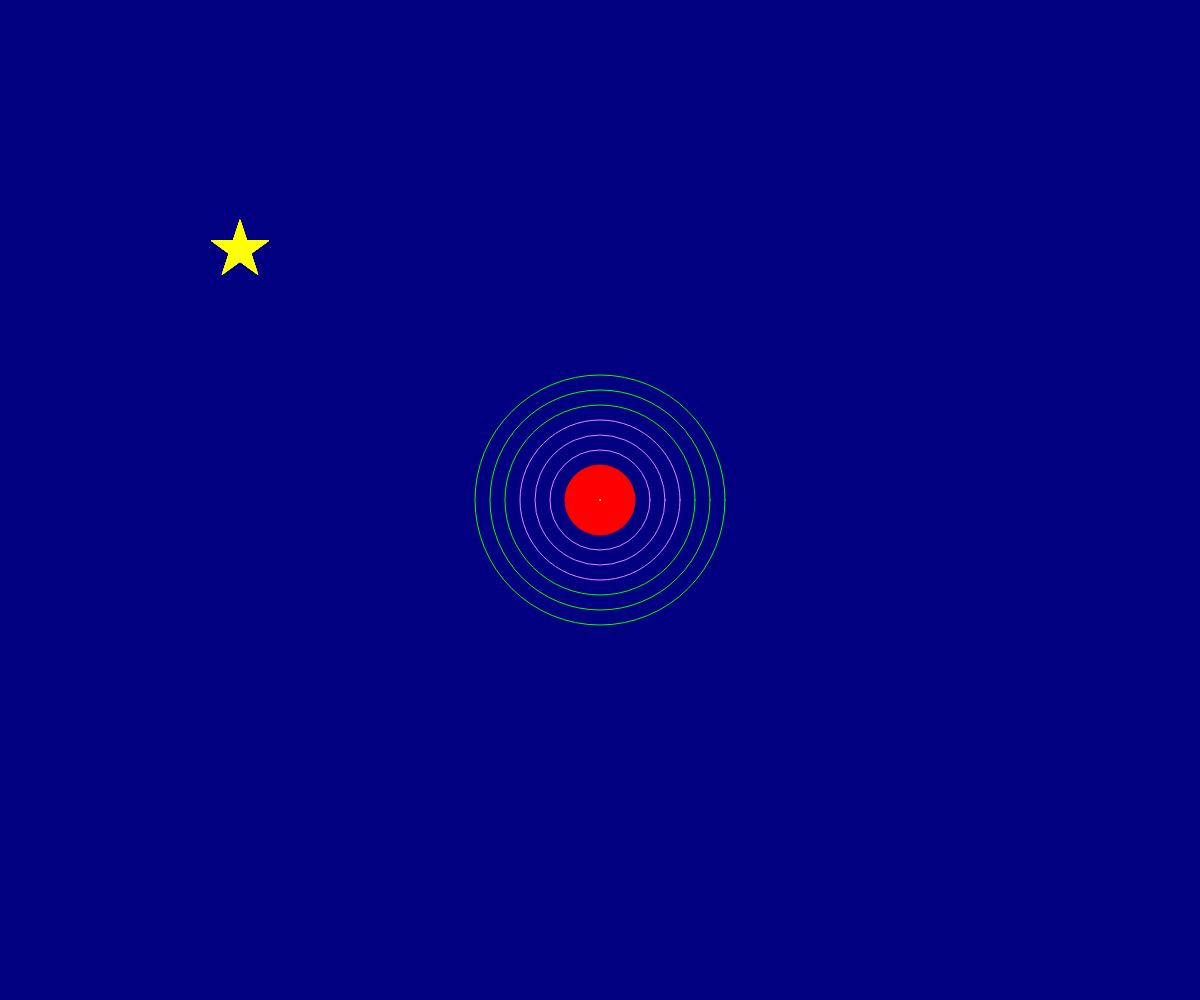
Frame 1 (no input)
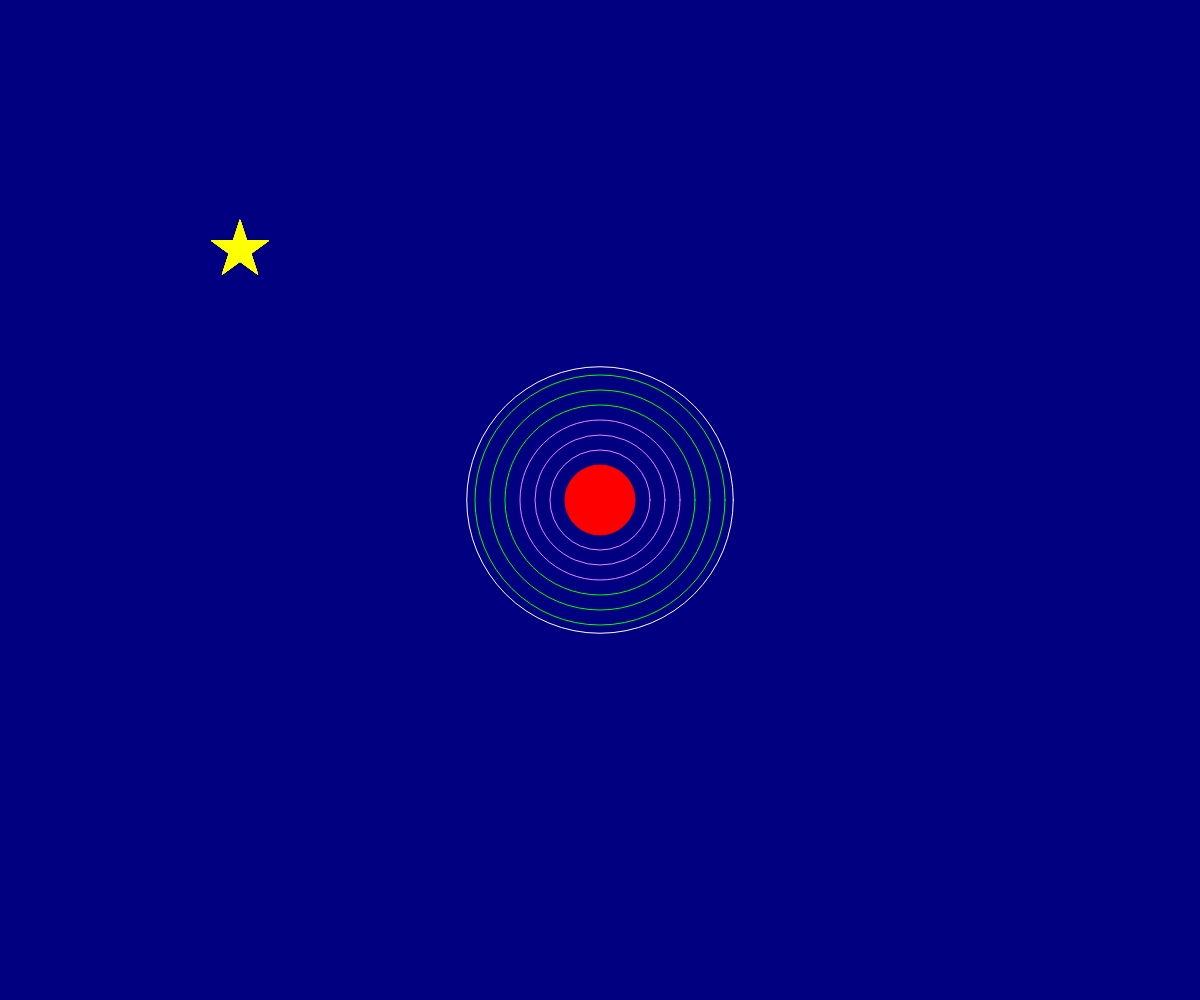
Frame 60 (no input)
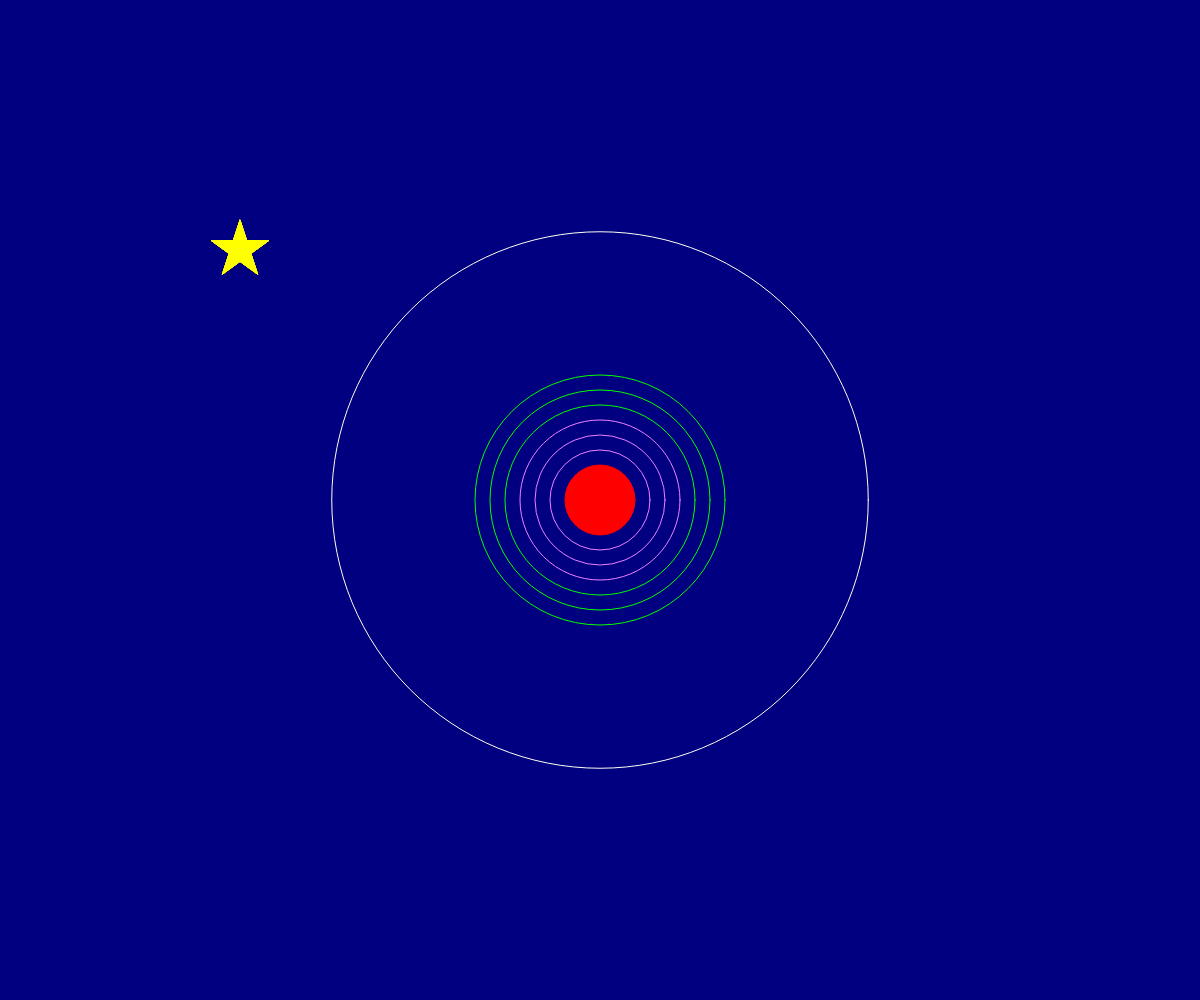
Frame 120 (the mouse pressed at the canvas centre since frame 60)

The p5.js sketch that drew these frames (run headless with seeded random() and noise() and a simulated clock; from frame 60 on, the mouse is pressed at the canvas centre):

// p5.js sketch
// ── sketch.js
// 最終課題を制作しよう
let x, y, l, t;

function setup(){
  createCanvas(windowWidth, windowHeight);
    x = width / 5;
    y = height / 4;
    l = 1;
}

function draw(){
  background(0, 0, 128);
   for(let i = 0; i < 27; i += 3){
      let r = i * 10 + 10
      if(i < 9){
        fill(255, 0, 0);
        stroke(255, 0, 0);
      }
   else if(i < 18){
        noFill();
        stroke(238, 130, 255);
      }
   else if(i < 27){
        noFill();
        stroke(0, 255, 0);
      }
   ellipse(width / 2, height / 2, r, r);
    }

   star(x, y, 30);
    if(keyIsDown(RIGHT_ARROW)) { x += 2; }
    if(keyIsDown(LEFT_ARROW)){ x -= 2; }
    if(keyIsDown(DOWN_ARROW)){ y += 2; }
    if(keyIsDown(UP_ARROW)){ y -= 2; }

   stroke(255, 255, 240)
   ellipse(width / 2, height / 2, l, l);
     l += 4.5

   textSize(200);
   fill(255, 255, 240);
   text(t, width / 2 - 400, height / 3);
     if(l < width && x > (width / 2 - 50) && x < (width /2 + 50) && y > (height /2 - 50) && y < (height /2 + 50)){
       t ='CLEAR!'; }
     else if(l > width && !(x > (width / 2 - 50) && x < (width /2 + 50) && y > (height /2 - 50) && y < (height /2 + 50))){
       t ='TIME UP!'; }
   }

function star(cx, cy, size, c){
  push();
  fill(255, 255, 0)
  stroke(255, 255, 0);
  beginShape();
  for(var i = 0; i < 20; i++){
    var theta = TWO_PI * i * 2 / 5 - HALF_PI;
    var x = cx + cos(theta) * size;
    var y = cy + sin(theta) * size;
    vertex(x,y);
  }
  endShape(CLOSE);
  pop();
}

function windowResized(){
  resizeCanvas(windowWidth, windowHeight);
}
